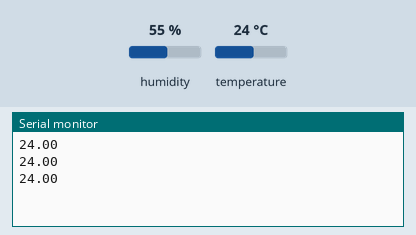
A sketch run on a simulated Arduino Uno, built with avr-gcc and run on an emulated ATmega328P. Parts: the last lines printed to the serial monitor. The inputs (shaded band) are chosen by the test bench; at power-on: temperature 24 °C, humidity 55 %.

Above: at 2.8 s.
2.9 s: temperature set to 12 °C
At 4.8 s:
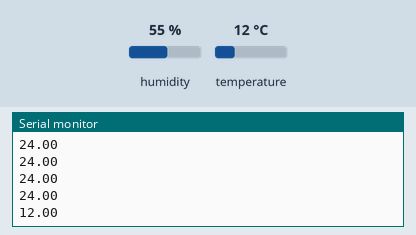
5.6 s: temperature set to 19 °C
At 6.6 s:
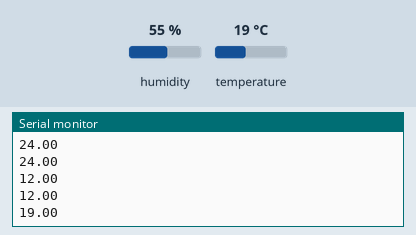
Timing chart, 0 to 8.6 s (numbered marks = the images above; inputs shaded):
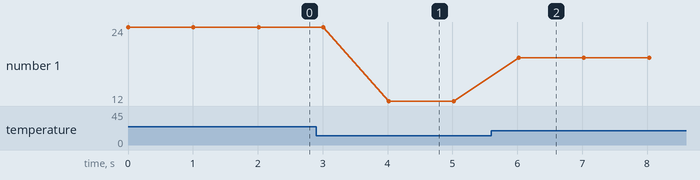

The sketch:

PSIR_3.ino
```cpp
#include "DHT.h"

#define DHTPIN 4 // Пін, до якого підключено датчик температури (DHT11)
#define DHTTYPE DHT22

DHT dht(DHTPIN, DHTTYPE);

void setup() {
  Serial.begin(9600);
  dht.begin();
}


void loop() {
  Serial.println(dht.readTemperature());
  delay(1000);
}
```

Measured:
- after the input at 2.9 s, the serial monitor: prints a new line after 1.1 s (image 1)
- after the input at 5.6 s, the serial monitor: prints a new line after 0.42 s (image 2)
- plotted number 1: 24 → 12 after the input at 2.9 s, 12 → 19 after the input at 5.6 s
